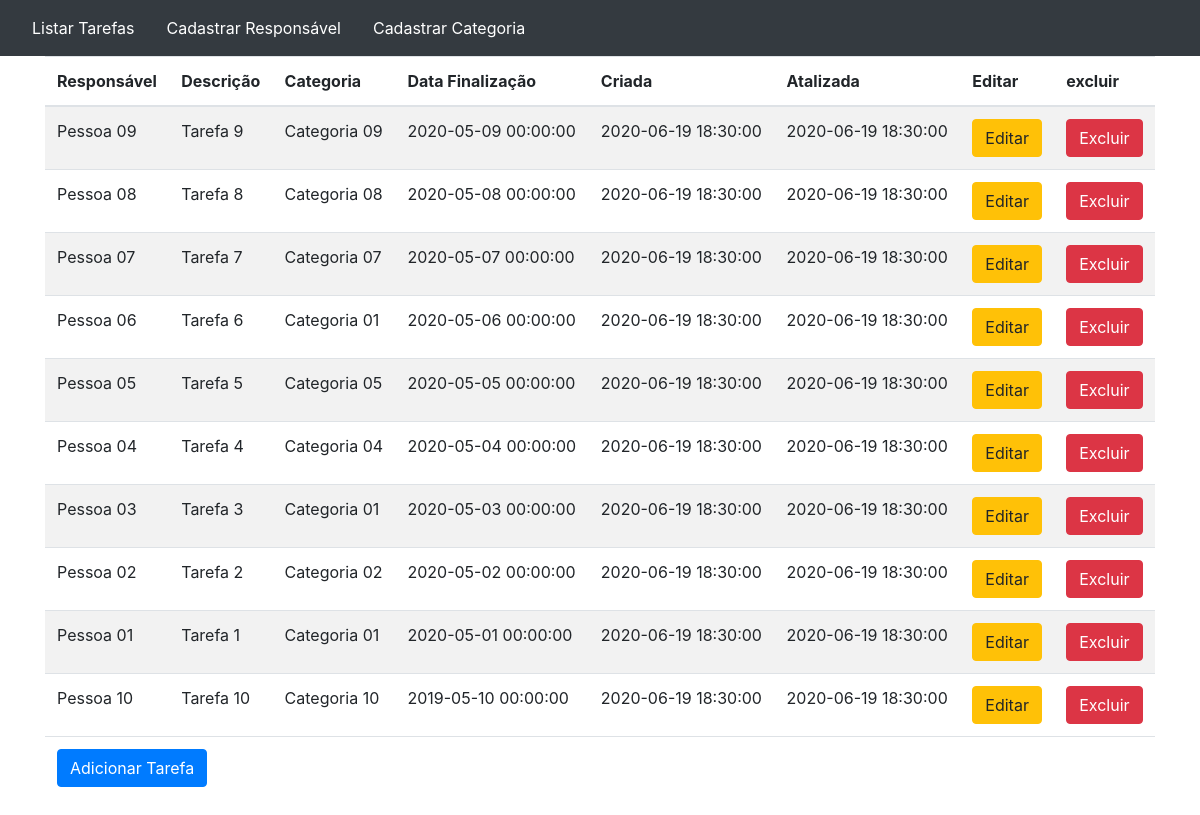
The page / on the database its author committed.
### tables this page shows
CREATE TABLE `tarefas` (
  `id_tarefa` INT NOT NULL AUTO_INCREMENT,
  `descricao` VARCHAR(250) NULL,
  `responsavel` INT NULL,
  `finalizacao` DATE NULL,
  `categoria` INT NULL,
  `criado_em` VARCHAR(45) NULL,
  `atualizado_em` VARCHAR(45) NULL,
  PRIMARY KEY (`id_tarefa`),
  INDEX `fk_responsavel_idx` (`responsavel` ASC),
  INDEX `fk_categoria_idx` (`categoria` ASC),
  CONSTRAINT `fk_responsavel`
    FOREIGN KEY (`responsavel`)
    REFERENCES `responsavel` (`id_responsavel`)
    ON DELETE CASCADE
    ON UPDATE CASCADE,
  CONSTRAINT `fk_categoria`
    FOREIGN KEY (`categoria`)
    REFERENCES `categoria` (`id_categoria`)
    ON DELETE CASCADE
    ON UPDATE CASCADE);

CREATE TABLE `responsavel` (
  `id_responsavel` INT NOT NULL AUTO_INCREMENT,
  `nome` VARCHAR(200) NULL,
  `criado_em` DATETIME NULL,
  PRIMARY KEY (`id_responsavel`));

CREATE TABLE `categoria` (
  `id_categoria` INT NOT NULL AUTO_INCREMENT,
  `categoria` VARCHAR(45) NULL,
  `descricao` VARCHAR(300) NULL,
  PRIMARY KEY (`id_categoria`));

### application/core/MY_Loader.php (called while the page is built, shortened)
<?php
class MY_Loader extends CI_Loader
{
    public function template($nome, $dados = array())
	{
		$this->view("cabecalho.php", $dados);
        $this->view($nome, $dados);
        $this->view("rodape.php", $dados);
	}
}

### application/controllers/Tarefa.php (called while the page is built, shortened)
<?php
class Tarefa extends CI_Controller {
	public function index()
	{
		$this->load->library('pagination');
		$this->load->model("tarefas_model");;
		$dados_tarefas = $this->tarefas_model->listar_tarefas();
		$dados = array(
			'titulo' => 'Listar Tarefas',
			'dados_tarefas' => $dados_tarefas
		);
		$this->load->template("tarefas/lista", $dados);
	}
}

### index.php (called while the page is built, shortened)
<?php
require_once BASEPATH.'core/CodeIgniter.php';

### application/models/tarefas_model.php (called while the page is built, shortened)
<?php
	class Tarefas_model extends CI_Model
	{
		public function listar_tarefas($pag = null, $passo = 25)
		{
			if(is_null($pag)) {
				$this->db->select('tarefas.*, responsavel.nome as responsavel_nome, categoria.categoria as categoria_nome');
				$this->db->from('tarefas');
				$this->db->join('responsavel', 'responsavel.id_responsavel = tarefas.responsavel', 'left');
				$this->db->join('categoria', 'categoria.id_categoria = tarefas.categoria', 'left');
				$this->db->order_by('tarefas.finalizacao', 'desc');
				return $this->db->get()->result_array();
			}
 		}
	}

### application/views/tarefas/lista.php (the view, shortened to what this page needs)
<div class="table-responsive">
	<table id="produtos" class="table table-striped">
		<thead>
			<tr>
				<th>Responsável</th>
				<th>Descrição</th>
				<th>Categoria</th>
				<th>Data Finalização</th>
				<th>Criada</th>
				<th>Atalizada</th>
				<th>Editar</th>
				<th>excluir</th>
			</tr>
		</thead>
		<tbody>
			<?php foreach ($dados_tarefas as $tarefa) : ?>
				<?php
					$finalizacao_format = empty($tarefa['finalizacao']) ? '' : new \DateTime($tarefa['finalizacao']);
					$criado_em_format = empty($tarefa['criado_em']) ? '' : new \DateTime($tarefa['criado_em']);
					$atualizado_em_format = empty($tarefa['atualizado_em']) ? '' : new \DateTime($tarefa['atualizado_em']);
				?>
				<tr id="<?= $tarefa['id_tarefa']; ?>">
					<td><?= $tarefa['responsavel_nome'] ?></td>
					<td><?= $tarefa['descricao'] ?></td>
					<td><?= $tarefa['categoria_nome'] ?></td>
					<td>
						<?= empty($tarefa['finalizacao']) ? '' : $finalizacao_format->format('Y-m-d H:i:s'); ?>
					</td>
					<td>
						<?= empty($tarefa['criado_em']) ? '' : $criado_em_format->format('Y-m-d H:i:s'); ?>
					</td>
					<td>
						<?= empty($tarefa['atualizado_em']) ? '' : $atualizado_em_format->format('Y-m-d H:i:s'); ?>
					</td>
					<?php $link_edicao = "/tarefa/editar/".$tarefa['id_tarefa']; ?>
					<td><a href="<?= site_url($link_edicao); ?>" class="btn btn-warning">Editar</a></td>
					<td><button class="btn btn-danger" onclick="excluir_linha(this)">Excluir</button></td>
				</tr>
			<?php endforeach; ?>
		</tbody>
		<tfoot>
			<tr>
				<td colspan="8"><a href="<?= site_url('/tarefa/editar/'); ?>" class="btn btn-primary">Adicionar Tarefa</a></td>
			</tr>
		</tfoot>
	</table>
</div>

### application/views/cabecalho.php (shortened to what this page needs)
<!DOCTYPE html>
<html lang="pt-br">
<head>
	<link rel="stylesheet" href="<?= base_url("css/bootstrap.css") ?>">
	<link rel="stylesheet" href="<?= base_url("css/estilo.css") ?>">
</head>
<body>
	<nav class="navbar navbar-expand-lg bg-dark">
		<ul class="nav">
			<li class="nav-item"><?= anchor('tarefa/index','Listar Tarefas', array("class" => "nav-link text-white"))?></a></li>
			<li class="nav-item"><?= anchor('responsavel/cadastro','Cadastrar Responsável', array("class" => "nav-link text-white"))?></a></li>
			<li class="nav-item"><?= anchor('categoria/cadastro','Cadastrar Categoria', array("class" => "nav-link text-white"))?></a></li>
		</ul>
	</nav>
	<div class="container">

### application/views/rodape.php (shortened to what this page needs)
    </body>
</html>

### rows shown on the page
tarefas: responsavel.nome "Pessoa 09", descricao "Tarefa 9", categoria.categoria "Categoria 09", finalizacao "2020-05-09 00:00:00", criado_em "2020-06-19 18:30:00", atualizado_em "2020-06-19 18:30:00"
tarefas: responsavel.nome "Pessoa 08", descricao "Tarefa 8", categoria.categoria "Categoria 08", finalizacao "2020-05-08 00:00:00", criado_em "2020-06-19 18:30:00", atualizado_em "2020-06-19 18:30:00"
tarefas: responsavel.nome "Pessoa 07", descricao "Tarefa 7", categoria.categoria "Categoria 07", finalizacao "2020-05-07 00:00:00", criado_em "2020-06-19 18:30:00", atualizado_em "2020-06-19 18:30:00"
tarefas: responsavel.nome "Pessoa 06", descricao "Tarefa 6", categoria.categoria "Categoria 01", finalizacao "2020-05-06 00:00:00", criado_em "2020-06-19 18:30:00", atualizado_em "2020-06-19 18:30:00"
tarefas: responsavel.nome "Pessoa 05", descricao "Tarefa 5", categoria.categoria "Categoria 05", finalizacao "2020-05-05 00:00:00", criado_em "2020-06-19 18:30:00", atualizado_em "2020-06-19 18:30:00"
tarefas: responsavel.nome "Pessoa 04", descricao "Tarefa 4", categoria.categoria "Categoria 04", finalizacao "2020-05-04 00:00:00", criado_em "2020-06-19 18:30:00", atualizado_em "2020-06-19 18:30:00"
tarefas: responsavel.nome "Pessoa 03", descricao "Tarefa 3", categoria.categoria "Categoria 01", finalizacao "2020-05-03 00:00:00", criado_em "2020-06-19 18:30:00", atualizado_em "2020-06-19 18:30:00"
tarefas: responsavel.nome "Pessoa 02", descricao "Tarefa 2", categoria.categoria "Categoria 02", finalizacao "2020-05-02 00:00:00", criado_em "2020-06-19 18:30:00", atualizado_em "2020-06-19 18:30:00"
tarefas: responsavel.nome "Pessoa 01", descricao "Tarefa 1", categoria.categoria "Categoria 01", finalizacao "2020-05-01 00:00:00", criado_em "2020-06-19 18:30:00", atualizado_em "2020-06-19 18:30:00"
tarefas: responsavel.nome "Pessoa 10", descricao "Tarefa 10", categoria.categoria "Categoria 10", finalizacao "2019-05-10 00:00:00", criado_em "2020-06-19 18:30:00", atualizado_em "2020-06-19 18:30:00"
